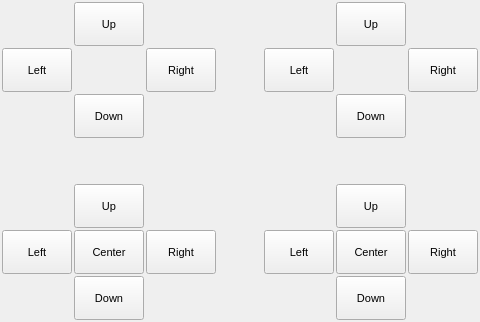
<?xml version="1.0" encoding="UTF-8"?>
<ui version="4.0">
 <class>ZOWI_CONTROL</class>
 <widget class="QWidget" name="ZOWI_CONTROL">
  <property name="geometry">
   <rect>
    <x>0</x>
    <y>0</y>
    <width>480</width>
    <height>322</height>
   </rect>
  </property>
  <property name="sizePolicy">
   <sizepolicy hsizetype="Fixed" vsizetype="Preferred">
    <horstretch>0</horstretch>
    <verstretch>0</verstretch>
   </sizepolicy>
  </property>
  <property name="windowTitle">
   <string>OmniJoy Zowi Control</string>
  </property>
  <property name="styleSheet">
   <string notr="true"/>
  </property>
  <layout class="QGridLayout" name="gridLayout">
   <property name="leftMargin">
    <number>2</number>
   </property>
   <property name="topMargin">
    <number>2</number>
   </property>
   <property name="rightMargin">
    <number>2</number>
   </property>
   <property name="bottomMargin">
    <number>2</number>
   </property>
   <property name="spacing">
    <number>2</number>
   </property>
   <item row="5" column="0">
    <widget class="QPushButton" name="NLLeft">
     <property name="sizePolicy">
      <sizepolicy hsizetype="Expanding" vsizetype="Expanding">
       <horstretch>0</horstretch>
       <verstretch>0</verstretch>
      </sizepolicy>
     </property>
     <property name="maximumSize">
      <size>
       <width>70</width>
       <height>16777215</height>
      </size>
     </property>
     <property name="font">
      <font>
       <pointsize>8</pointsize>
      </font>
     </property>
     <property name="text">
      <string>Left</string>
     </property>
     <property name="checkable">
      <bool>true</bool>
     </property>
    </widget>
   </item>
   <item row="1" column="6">
    <widget class="QPushButton" name="ARRight">
     <property name="sizePolicy">
      <sizepolicy hsizetype="Expanding" vsizetype="Expanding">
       <horstretch>0</horstretch>
       <verstretch>0</verstretch>
      </sizepolicy>
     </property>
     <property name="maximumSize">
      <size>
       <width>70</width>
       <height>16777215</height>
      </size>
     </property>
     <property name="font">
      <font>
       <pointsize>8</pointsize>
      </font>
     </property>
     <property name="text">
      <string>Right</string>
     </property>
     <property name="checkable">
      <bool>true</bool>
     </property>
    </widget>
   </item>
   <item row="1" column="0">
    <widget class="QPushButton" name="ALLeft">
     <property name="sizePolicy">
      <sizepolicy hsizetype="Expanding" vsizetype="Expanding">
       <horstretch>0</horstretch>
       <verstretch>0</verstretch>
      </sizepolicy>
     </property>
     <property name="maximumSize">
      <size>
       <width>70</width>
       <height>16777215</height>
      </size>
     </property>
     <property name="font">
      <font>
       <pointsize>8</pointsize>
      </font>
     </property>
     <property name="text">
      <string>Left</string>
     </property>
     <property name="checkable">
      <bool>true</bool>
     </property>
    </widget>
   </item>
   <item row="6" column="1">
    <widget class="QPushButton" name="NLDown">
     <property name="sizePolicy">
      <sizepolicy hsizetype="Expanding" vsizetype="Expanding">
       <horstretch>0</horstretch>
       <verstretch>0</verstretch>
      </sizepolicy>
     </property>
     <property name="maximumSize">
      <size>
       <width>70</width>
       <height>16777215</height>
      </size>
     </property>
     <property name="font">
      <font>
       <pointsize>8</pointsize>
      </font>
     </property>
     <property name="text">
      <string>Down</string>
     </property>
     <property name="checkable">
      <bool>true</bool>
     </property>
    </widget>
   </item>
   <item row="5" column="6">
    <widget class="QPushButton" name="NRRight">
     <property name="sizePolicy">
      <sizepolicy hsizetype="Expanding" vsizetype="Expanding">
       <horstretch>0</horstretch>
       <verstretch>0</verstretch>
      </sizepolicy>
     </property>
     <property name="maximumSize">
      <size>
       <width>70</width>
       <height>16777215</height>
      </size>
     </property>
     <property name="font">
      <font>
       <pointsize>8</pointsize>
      </font>
     </property>
     <property name="text">
      <string>Right</string>
     </property>
     <property name="checkable">
      <bool>true</bool>
     </property>
    </widget>
   </item>
   <item row="0" column="1">
    <widget class="QPushButton" name="ALUp">
     <property name="sizePolicy">
      <sizepolicy hsizetype="Expanding" vsizetype="Expanding">
       <horstretch>0</horstretch>
       <verstretch>0</verstretch>
      </sizepolicy>
     </property>
     <property name="maximumSize">
      <size>
       <width>70</width>
       <height>16777215</height>
      </size>
     </property>
     <property name="font">
      <font>
       <pointsize>8</pointsize>
      </font>
     </property>
     <property name="text">
      <string>Up</string>
     </property>
     <property name="checkable">
      <bool>true</bool>
     </property>
    </widget>
   </item>
   <item row="5" column="4">
    <widget class="QPushButton" name="NRLeft">
     <property name="sizePolicy">
      <sizepolicy hsizetype="Expanding" vsizetype="Expanding">
       <horstretch>0</horstretch>
       <verstretch>0</verstretch>
      </sizepolicy>
     </property>
     <property name="maximumSize">
      <size>
       <width>70</width>
       <height>16777215</height>
      </size>
     </property>
     <property name="font">
      <font>
       <pointsize>8</pointsize>
      </font>
     </property>
     <property name="text">
      <string>Left</string>
     </property>
     <property name="checkable">
      <bool>true</bool>
     </property>
    </widget>
   </item>
   <item row="0" column="5">
    <widget class="QPushButton" name="ARUp">
     <property name="sizePolicy">
      <sizepolicy hsizetype="Expanding" vsizetype="Expanding">
       <horstretch>0</horstretch>
       <verstretch>0</verstretch>
      </sizepolicy>
     </property>
     <property name="maximumSize">
      <size>
       <width>70</width>
       <height>16777215</height>
      </size>
     </property>
     <property name="font">
      <font>
       <pointsize>8</pointsize>
      </font>
     </property>
     <property name="text">
      <string>Up</string>
     </property>
     <property name="checkable">
      <bool>true</bool>
     </property>
    </widget>
   </item>
   <item row="5" column="1">
    <widget class="QPushButton" name="NLCenter">
     <property name="sizePolicy">
      <sizepolicy hsizetype="Expanding" vsizetype="Expanding">
       <horstretch>0</horstretch>
       <verstretch>0</verstretch>
      </sizepolicy>
     </property>
     <property name="maximumSize">
      <size>
       <width>70</width>
       <height>16777215</height>
      </size>
     </property>
     <property name="font">
      <font>
       <pointsize>8</pointsize>
      </font>
     </property>
     <property name="text">
      <string>Center</string>
     </property>
     <property name="checkable">
      <bool>true</bool>
     </property>
    </widget>
   </item>
   <item row="1" column="2">
    <widget class="QPushButton" name="ALRight">
     <property name="sizePolicy">
      <sizepolicy hsizetype="Expanding" vsizetype="Expanding">
       <horstretch>0</horstretch>
       <verstretch>0</verstretch>
      </sizepolicy>
     </property>
     <property name="maximumSize">
      <size>
       <width>70</width>
       <height>16777215</height>
      </size>
     </property>
     <property name="font">
      <font>
       <pointsize>8</pointsize>
      </font>
     </property>
     <property name="text">
      <string>Right</string>
     </property>
     <property name="checkable">
      <bool>true</bool>
     </property>
    </widget>
   </item>
   <item row="4" column="1">
    <widget class="QPushButton" name="NLUp">
     <property name="sizePolicy">
      <sizepolicy hsizetype="Expanding" vsizetype="Expanding">
       <horstretch>0</horstretch>
       <verstretch>0</verstretch>
      </sizepolicy>
     </property>
     <property name="maximumSize">
      <size>
       <width>70</width>
       <height>16777215</height>
      </size>
     </property>
     <property name="font">
      <font>
       <pointsize>8</pointsize>
      </font>
     </property>
     <property name="text">
      <string>Up</string>
     </property>
     <property name="checkable">
      <bool>true</bool>
     </property>
    </widget>
   </item>
   <item row="1" column="4">
    <widget class="QPushButton" name="ARLeft">
     <property name="sizePolicy">
      <sizepolicy hsizetype="Expanding" vsizetype="Expanding">
       <horstretch>0</horstretch>
       <verstretch>0</verstretch>
      </sizepolicy>
     </property>
     <property name="maximumSize">
      <size>
       <width>70</width>
       <height>16777215</height>
      </size>
     </property>
     <property name="font">
      <font>
       <pointsize>8</pointsize>
      </font>
     </property>
     <property name="text">
      <string>Left</string>
     </property>
     <property name="checkable">
      <bool>true</bool>
     </property>
    </widget>
   </item>
   <item row="5" column="5">
    <widget class="QPushButton" name="NRCenter">
     <property name="sizePolicy">
      <sizepolicy hsizetype="Expanding" vsizetype="Expanding">
       <horstretch>0</horstretch>
       <verstretch>0</verstretch>
      </sizepolicy>
     </property>
     <property name="maximumSize">
      <size>
       <width>70</width>
       <height>16777215</height>
      </size>
     </property>
     <property name="font">
      <font>
       <pointsize>8</pointsize>
      </font>
     </property>
     <property name="text">
      <string>Center</string>
     </property>
     <property name="checkable">
      <bool>true</bool>
     </property>
    </widget>
   </item>
   <item row="5" column="2">
    <widget class="QPushButton" name="NLRight">
     <property name="sizePolicy">
      <sizepolicy hsizetype="Expanding" vsizetype="Expanding">
       <horstretch>0</horstretch>
       <verstretch>0</verstretch>
      </sizepolicy>
     </property>
     <property name="maximumSize">
      <size>
       <width>70</width>
       <height>16777215</height>
      </size>
     </property>
     <property name="font">
      <font>
       <pointsize>8</pointsize>
      </font>
     </property>
     <property name="text">
      <string>Right</string>
     </property>
     <property name="checkable">
      <bool>true</bool>
     </property>
    </widget>
   </item>
   <item row="2" column="1">
    <widget class="QPushButton" name="ALDown">
     <property name="sizePolicy">
      <sizepolicy hsizetype="Expanding" vsizetype="Expanding">
       <horstretch>0</horstretch>
       <verstretch>0</verstretch>
      </sizepolicy>
     </property>
     <property name="maximumSize">
      <size>
       <width>70</width>
       <height>16777215</height>
      </size>
     </property>
     <property name="font">
      <font>
       <pointsize>8</pointsize>
      </font>
     </property>
     <property name="text">
      <string>Down</string>
     </property>
     <property name="checkable">
      <bool>true</bool>
     </property>
    </widget>
   </item>
   <item row="6" column="5">
    <widget class="QPushButton" name="NRDown">
     <property name="sizePolicy">
      <sizepolicy hsizetype="Expanding" vsizetype="Expanding">
       <horstretch>0</horstretch>
       <verstretch>0</verstretch>
      </sizepolicy>
     </property>
     <property name="maximumSize">
      <size>
       <width>70</width>
       <height>16777215</height>
      </size>
     </property>
     <property name="font">
      <font>
       <pointsize>8</pointsize>
      </font>
     </property>
     <property name="text">
      <string>Down</string>
     </property>
     <property name="checkable">
      <bool>true</bool>
     </property>
    </widget>
   </item>
   <item row="3" column="1">
    <spacer name="verticalSpacer">
     <property name="orientation">
      <enum>Qt::Vertical</enum>
     </property>
     <property name="sizeHint" stdset="0">
      <size>
       <width>20</width>
       <height>40</height>
      </size>
     </property>
    </spacer>
   </item>
   <item row="4" column="5">
    <widget class="QPushButton" name="NRUp">
     <property name="sizePolicy">
      <sizepolicy hsizetype="Expanding" vsizetype="Expanding">
       <horstretch>0</horstretch>
       <verstretch>0</verstretch>
      </sizepolicy>
     </property>
     <property name="maximumSize">
      <size>
       <width>70</width>
       <height>16777215</height>
      </size>
     </property>
     <property name="font">
      <font>
       <pointsize>8</pointsize>
      </font>
     </property>
     <property name="text">
      <string>Up</string>
     </property>
     <property name="checkable">
      <bool>true</bool>
     </property>
    </widget>
   </item>
   <item row="2" column="5">
    <widget class="QPushButton" name="ARDown">
     <property name="sizePolicy">
      <sizepolicy hsizetype="Expanding" vsizetype="Expanding">
       <horstretch>0</horstretch>
       <verstretch>0</verstretch>
      </sizepolicy>
     </property>
     <property name="maximumSize">
      <size>
       <width>70</width>
       <height>16777215</height>
      </size>
     </property>
     <property name="font">
      <font>
       <pointsize>8</pointsize>
      </font>
     </property>
     <property name="text">
      <string>Down</string>
     </property>
     <property name="checkable">
      <bool>true</bool>
     </property>
    </widget>
   </item>
   <item row="5" column="3">
    <spacer name="horizontalSpacer">
     <property name="orientation">
      <enum>Qt::Horizontal</enum>
     </property>
     <property name="sizeHint" stdset="0">
      <size>
       <width>40</width>
       <height>20</height>
      </size>
     </property>
    </spacer>
   </item>
  </layout>
 </widget>
 <layoutdefault spacing="6" margin="11"/>
 <resources/>
 <connections/>
</ui>
